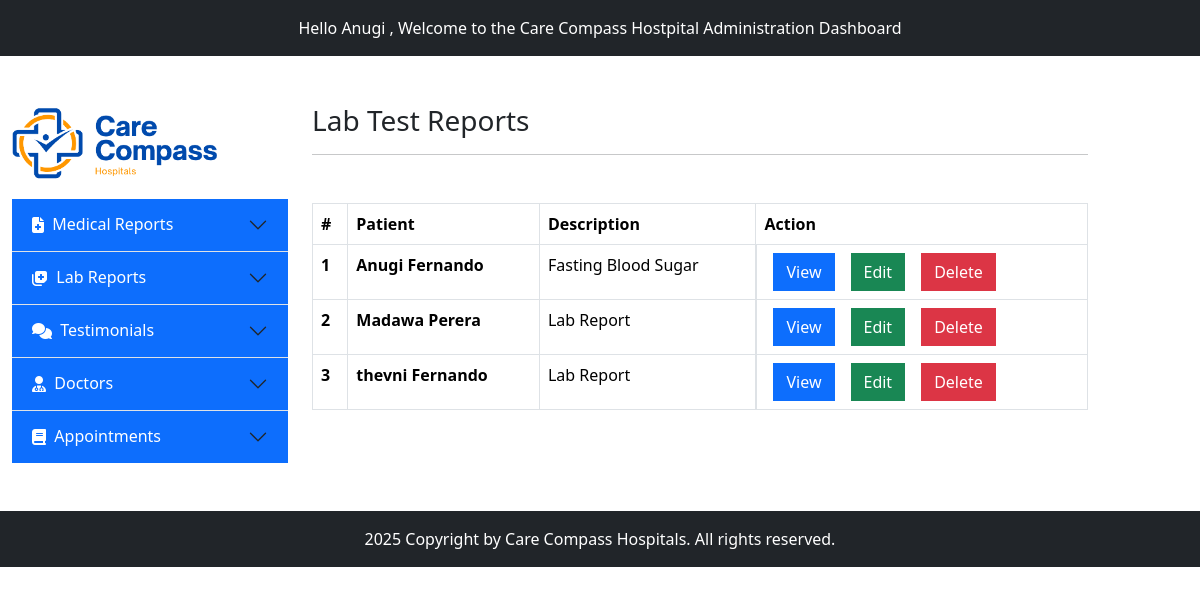
Page /admin/manage-lab-tests.php on the committed database.
### tables this page shows
CREATE TABLE IF NOT EXISTS `labtests` (
  `Id` int NOT NULL AUTO_INCREMENT,
  `note` varchar(225) NOT NULL,
  `patient` varchar(225) NOT NULL,
  `file` varchar(225) NOT NULL,
  PRIMARY KEY (`Id`)
);

CREATE TABLE IF NOT EXISTS `users` (
  `Id` int NOT NULL AUTO_INCREMENT,
  `full_name` varchar(225) NOT NULL,
  `email` varchar(225) NOT NULL,
  `telephone` varchar(225) NOT NULL,
  `password` varchar(225) NOT NULL,
  `is_deleted` int NOT NULL,
  PRIMARY KEY (`Id`)
);

### admin/manage-lab-tests.php (the view)
<?php include 'inc/header.php'; ?>
<section class="mt-5">
    <div class="container-fluid ">
        <div class="row">
            <?php include 'inc/sidebar.php'; ?>
            <div class="col-md-8">
                <h3>Lab Test Reports</h3>
                <hr class="mb-5">
                <table class="table table-bordered">
                    <thead>
                        <tr>
                            <th scope="col">#</th>
                            <th scope="col">Patient</th>
                            <th scope="col">Description</th>
                            <th scope="col">Action</th>
                        </tr>
                    </thead>
                    <tbody>
                        <?php
                        $sql = "SELECT labtests.Id, labtests.note, users.full_name AS Fullname, labtests.patient, labtests.file FROM labtests JOIN users ON labtests.patient = users.Id";
                        $result = $conn->query($sql);
                        if ($result->num_rows > 0) {
                            $x = 1;
                            while ($row = $result->fetch_assoc()) {
                                echo '
                                    <tr>
                                        <th>'.$x.'</th>
                                        <th>' . $row['Fullname'] . '</th>
                                        <td>' . $row['note'] . '</td>
                                        <td class="d-flex ">
                                            <a href="reports/' . $row['file'] . '" class="btn btn-primary rounded-0 mx-2" target="_blank">View</a>
                                            <form action="edit-lab-records.php" method="post">
                                                <input type="text" name="record-owner" value="' . $row['Id'] . '" class="d-none">
                                                <button type="submit" class="btn btn-success rounded-0 mx-2">Edit</button>
                                            </form>
                                            <form action="delete-lab-records.php" method="post">
                                                <input type="text" name="record-owner" value="' . $row['Id'] . '" class="d-none">
                                                <button type="submit" class="btn btn-danger rounded-0 mx-2">Delete</button>
                                            </form>
                                        </td>
                                    </tr>
                                ';
                                $x++;
                            }
                        }
                        ?>
                    </tbody>
                </table>
            </div>
        </div>
    </div>
</section>
<?php include 'inc/footer.php'; ?>

### rows in the picture
labtests: users.full_name "Anugi Fernando", note "Fasting Blood Sugar"
labtests: users.full_name "Madawa Perera", note "Lab Report"
labtests: users.full_name "thevni Fernando", note "Lab Report"
